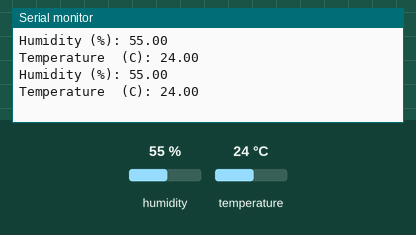
Recording of a sketch running on a simulated Arduino Uno, built with avr-gcc and run on an emulated ATmega328P. On the bench: the last lines printed to the serial monitor. Inputs (shaded band) come from the test bench; at power-on: humidity 55 %, temperature 24 °C.

Above: at 2.9 s.
3.0 s: humidity set to 22 %
At 4.2 s:
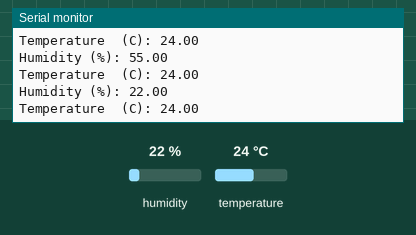
4.6 s: temperature set to 12 °C
At 6.0 s:
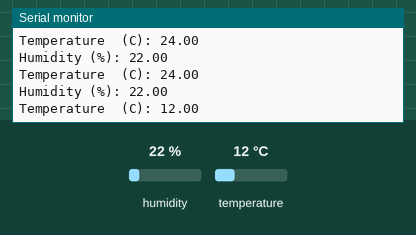
6.2 s: humidity set to 40 %
At 7.1 s:
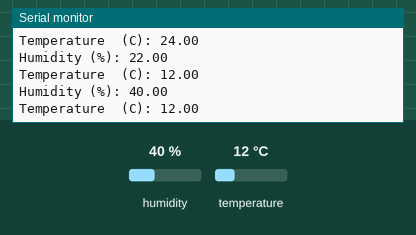
Timing chart, 0 to 9.2 s (numbered marks = the images above; inputs shaded):
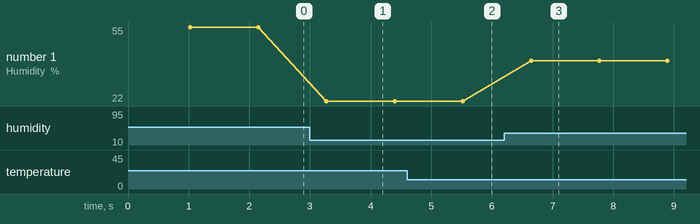

The sketch:

tempHumadityI2C.ino
```cpp
#include <Wire.h>
#include <dht11.h>

#define DHT11PIN 7


dht11 DHT11;

void setup() {
  Serial.begin(9600);
  Wire.begin(0x55);  // Join I²C bus as slave with address 0x08
  Wire.onRequest(requestEvent);  // Register function to respond to requests
}

int humidity;
int temperature;

void loop() {
  delay(1000);
  Serial.println();

  int chk = DHT11.read(DHT11PIN);
  Serial.print("Humidity (%): ");
  Serial.println((float)DHT11.humidity, 2); //for checking in serial monitor
  Serial.print("Temperature  (C): ");
  Serial.print((float)DHT11.temperature, 2);
  humidity = DHT11.humidity;
  temperature = DHT11.temperature;

  //delay(2000);
  // Do nothing in the loop; the Arduino only responds when asked.
  delay(100);
}

// This function sends data to the Raspberry Pi when requested
void requestEvent() {

  int* buffer[2] = {humidity, temperature};
  Wire.write((char*) buffer, 4);

  //Serial.print("ping");  // Respond to master with this message
}
```

Measured:
- after the input at 3.0 s, the serial monitor: prints a new line after 0.27 s (image 1)
- after the input at 4.6 s, the serial monitor: prints a new line after 0.94 s (image 2)
- after the input at 6.2 s, the serial monitor: prints a new line after 0.45 s (image 3)
- plotted number 1: 55 → 22 after the input at 3.0 s, 22 → 40 after the input at 6.2 s
